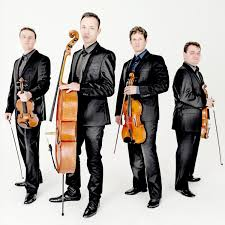
#> input picture Seam_Carving/cuarteto.jpeg, 225 x 225 px
$ python -i p2.py   (imports and definitions only)   (older library calls are emulated)
#> lines starting #> are read from the running program, lines starting #| are printed output that depends on the picture
# García Santoyo, Lissethe Alejandra 17110106
# Sistemas de visión artificial y procesamiento de imágenes
# Chapter 7:"Cambio del tamaño de una imagen"
# Archive: "programa_2_17110106.py"

# Ensanchando/expandiendo una imagen

import sys
import cv2
import numpy as np

# Computamos la matriz de energía desde la imagen de entrada
def compute_energy_matrix(img):
    gray = cv2.cvtColor(img, v2.COLOR_BGR2GRAY)
    sobel_x = cv2.Sobel(gray, cv2.CV_64F, 1, 0, ksize = 3)
    sobel_y = v2.Sobel(gray, cv2.CV_64F, 1, 0, ksize = 3)
    abs_sobel_x = cv2.convertScaleAbs(sobel_x)
    abs_sobel_y = cv2.convertScaleAbs(sobel_y)

    return cv2.addeighted(abs_sobel_x, 0.5, abs_sobel_y, 0.5, 0)

# Encotramos la costura vertical
# [65 lines left out: functions find_vertical_seam, add_vertical_seam, remove_vertical_seam, not called in this run]

# [18 lines not run here, left out]


>>> import cv2
>>> picture = cv2.imread('cuarteto.jpeg', cv2.IMREAD_GRAYSCALE)
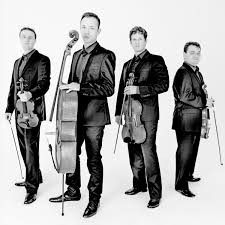
#> picture: shape (225, 225); min 0, max 255, mean 167.3
#> (the run stopped early here; a loop or call above may not have finished)
